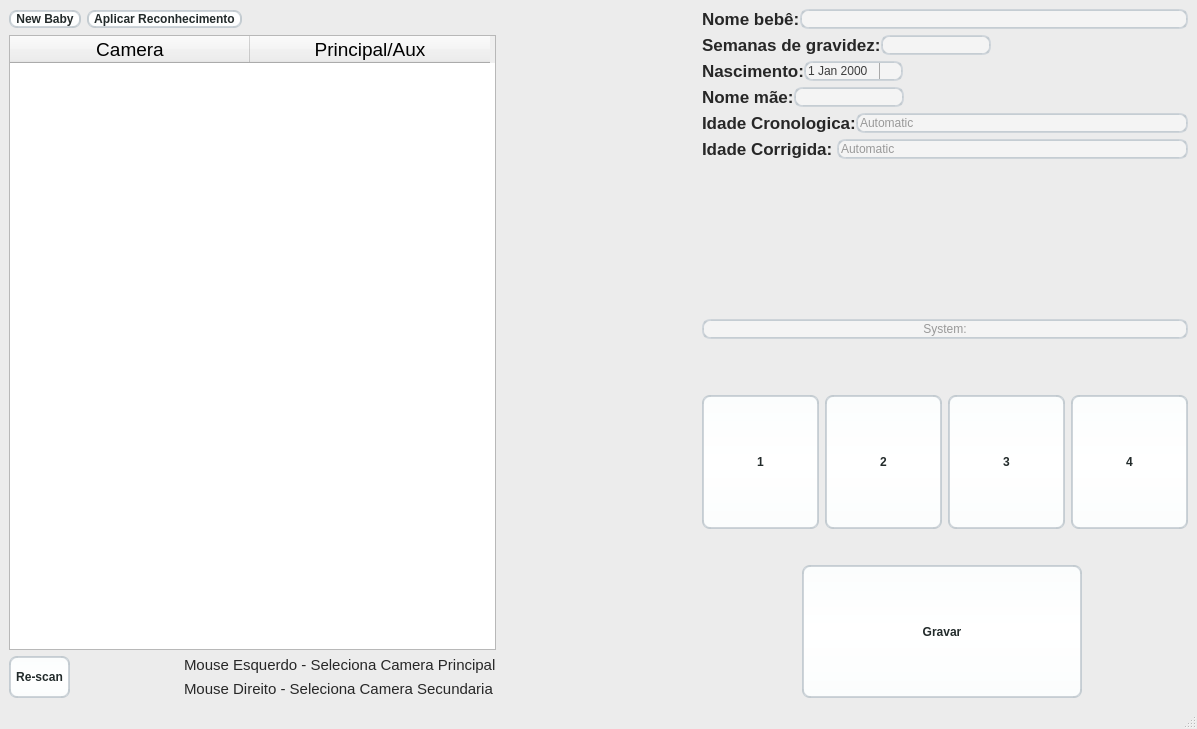
<?xml version="1.0" encoding="UTF-8"?>
<ui version="4.0">
 <class>MainWindow</class>
 <widget class="QMainWindow" name="MainWindow">
  <property name="geometry">
   <rect>
    <x>0</x>
    <y>0</y>
    <width>1197</width>
    <height>729</height>
   </rect>
  </property>
  <property name="windowTitle">
   <string>MainWindow</string>
  </property>
  <property name="styleSheet">
   <string notr="true">QMainWindow {
  background-color:#ececec;
}
QPushButton, QToolButton, QCommandLinkButton{
  padding: 0 5px 0 5px;
  border-style: solid;
  border-top-color: qlineargradient(spread:pad, x1:0, y1:0, x2:0, y2:1, stop:0 #c1c9cf, stop:1 #d2d8dd);
  border-right-color: qlineargradient(spread:pad, x1:1, y1:0, x2:0, y2:0, stop:0 #c1c9cf, stop:1 #d2d8dd);
  border-bottom-color: qlineargradient(spread:pad, x1:0, y1:1, x2:0, y2:0, stop:0 #c1c9cf, stop:1 #d2d8dd);
  border-left-color: qlineargradient(spread:pad, x1:0, y1:0, x2:1, y2:0, stop:0 #c1c9cf, stop:1 #d2d8dd);
  border-width: 2px;
  border-radius: 8px;
  color: #232b2b;
  font-weight: bold;
  background-color: qlineargradient(spread:pad, x1:0.5, y1:0, x2:0.5, y2:1, stop:0 #fbfdfd, stop:0.5 #ffffff, stop:1 #fbfdfd);
}
QPushButton::default, QToolButton::default, QCommandLinkButton::default{
  border: 2px solid transparent;
  color: #FFFFFF;
  background-color: qlineargradient(spread:pad, x1:0.5, y1:0, x2:0.5, y2:1, stop:0 #84afe5, stop:1 #1168e4);
}
QPushButton:hover, QToolButton:hover, QCommandLinkButton:hover{
  color: #3d3d3d;
}
QPushButton:pressed, QToolButton:pressed, QCommandLinkButton:pressed{
  color: #aeaeae;
  background-color: qlineargradient(spread:pad, x1:0.5, y1:0, x2:0.5, y2:1, stop:0 #ffffff, stop:0.5 #fbfdfd, stop:1 #ffffff);
}
QPushButton:disabled, QToolButton:disabled, QCommandLinkButton:disabled{
  color: #616161;
  background-color: qlineargradient(spread:pad, x1:0.5, y1:0, x2:0.5, y2:1, stop:0 #dce7eb, stop:0.5 #e0e8eb, stop:1 #dee7ec);
}
QLineEdit, QTextEdit, QPlainTextEdit, QSpinBox, QDoubleSpinBox, QTimeEdit, QDateEdit, QDateTimeEdit {
  border-width: 2px;
  border-radius: 8px;
  border-style: solid;
  border-top-color: qlineargradient(spread:pad, x1:0.5, y1:1, x2:0.5, y2:0, stop:0 #c1c9cf, stop:1 #d2d8dd);
  border-right-color: qlineargradient(spread:pad, x1:0, y1:0, x2:1, y2:0, stop:0 #c1c9cf, stop:1 #d2d8dd);
  border-bottom-color: qlineargradient(spread:pad, x1:0.5, y1:0, x2:0.5, y2:1, stop:0 #c1c9cf, stop:1 #d2d8dd);
  border-left-color: qlineargradient(spread:pad, x1:1, y1:0, x2:0, y2:0, stop:0 #c1c9cf, stop:1 #d2d8dd);
  background-color: #f4f4f4;
  color: #3d3d3d;
}
QLineEdit:focus, QTextEdit:focus, QPlainTextEdit:focus, QSpinBox:focus, QDoubleSpinBox:focus, QTimeEdit:focus, QDateEdit:focus, QDateTimeEdit:focus {
  border-width: 2px;
  border-radius: 8px;
  border-style: solid;
  border-top-color: qlineargradient(spread:pad, x1:0.5, y1:1, x2:0.5, y2:0, stop:0 #85b7e3, stop:1 #9ec1db);
  border-right-color: qlineargradient(spread:pad, x1:0, y1:0, x2:1, y2:0, stop:0 #85b7e3, stop:1 #9ec1db);
  border-bottom-color: qlineargradient(spread:pad, x1:0.5, y1:0, x2:0.5, y2:1, stop:0 #85b7e3, stop:1 #9ec1db);
  border-left-color: qlineargradient(spread:pad, x1:1, y1:0, x2:0, y2:0, stop:0 #85b7e3, stop:1 #9ec1db);
  background-color: #f4f4f4;
  color: #3d3d3d;
}
QLineEdit:disabled, QTextEdit:disabled, QPlainTextEdit:disabled, QSpinBox:disabled, QDoubleSpinBox:disabled, QTimeEdit:disabled, QDateEdit:disabled, QDateTimeEdit:disabled {
  color: #b9b9b9;
}
QSpinBox::up-button, QDoubleSpinBox::up-button, QTimeEdit::up-button, QDateEdit::up-button, QDateTimeEdit::up-button {
  subcontrol-origin: padding;
  subcontrol-position: top right;
  width: 15px;
  color: #272727;
  border-left-width: 1px;
  border-left-color: darkgray;
  border-left-style: solid;
  border-top-right-radius: 3px;
  padding: 3px;
}
QSpinBox::down-button, QDoubleSpinBox::down-button, QTimeEdit::down-button, QDateEdit::down-button, QDateTimeEdit::down-button {
  subcontrol-origin: padding;
  subcontrol-position: bottom right;
  width: 15px;
  color: #272727;
  border-left-width: 1px;
  border-left-color: darkgray;
  border-left-style: solid;
  border-bottom-right-radius: 3px;
  padding: 3px;
}
QSpinBox::up-button:pressed, QDoubleSpinBox::up-button:pressed, QTimeEdit::up-button:pressed, QDateEdit::up-button:pressed, QDateTimeEdit::up-button:pressed {
  color: #aeaeae;
  background-color: qlineargradient(spread:pad, x1:0.5, y1:0, x2:0.5, y2:1, stop:0 #ffffff, stop:0.5 #fbfdfd, stop:1 #ffffff);
}
QSpinBox::down-button:pressed, QDoubleSpinBox::down-button:pressed, QTimeEdit::down-button:pressed, QDateEdit::down-button:pressed, QDateTimeEdit::down-button:pressed {
  color: #aeaeae;
  background-color: qlineargradient(spread:pad, x1:0.5, y1:0, x2:0.5, y2:1, stop:0 #ffffff, stop:0.5 #fbfdfd, stop:1 #ffffff);
}
QSpinBox::up-button:hover, QDoubleSpinBox::up-button:hover, QTimeEdit::up-button:hover, QDateEdit::up-button:hover, QDateTimeEdit::up-button:hover {
  color: #FFFFFF;
  border-top-right-radius: 5px;
  background-color: qlineargradient(spread:pad, x1:0.5, y1:0, x2:0.5, y2:1, stop:0 #84afe5, stop:1 #1168e4);

}
QSpinBox::down-button:hover, QDoubleSpinBox::down-button:hover, QTimeEdit::down-button:hover, QDateEdit::down-button:hover, QDateTimeEdit::down-button:hover {
  color: #FFFFFF;
  border-bottom-right-radius: 5px;
  background-color: qlineargradient(spread:pad, x1:0.5, y1:0, x2:0.5, y2:1, stop:0 #84afe5, stop:1 #1168e4);
}
QSpinBox::up-arrow, QDoubleSpinBox::up-arrow, QTimeEdit::up-arrow, QDateEdit::up-arrow, QDateTimeEdit::up-arrow {
  /* image: url(../BabyScanner/go-up-symbolic.symbolic.png); */
}
QSpinBox::down-arrow, QDoubleSpinBox::down-arrow, QTimeEdit::down-arrow, QDateEdit::down-arrow, QDateTimeEdit::down-arrow {
  /* image: url(../BabyScanner/go-down-symbolic.symbolic.png); */
}
QProgressBar {
  max-height: 8px;
  text-align: center;
  font: italic bold 11px;
  color: #3d3d3d;
  border: 1px solid transparent;
  border-radius:4px;
  background-color: qlineargradient(spread:pad, x1:0, y1:0, x2:0, y2:1, stop:0 #ddd5d5, stop:0.5 #dad3d3, stop:1 #ddd5d5);
}
QProgressBar::chunk {
  background-color: qlineargradient(spread:pad, x1:0, y1:0, x2:0, y2:1, stop:0 #467dd1, stop:0.5 #3b88fc, stop:1 #467dd1);
  border-radius: 4px;
}
QProgressBar:disabled {
  color: #616161;
}
QProgressBar::chunk:disabled {
  background-color: #aeaeae;
}
QSlider::groove {
  border: 1px solid #bbbbbb;
  background-color: #52595d;
  border-radius: 4px;
}
QSlider::groove:horizontal {
  height: 6px;
}
QSlider::groove:vertical {
  width: 6px;
}
QSlider::handle:horizontal {
  background: #ffffff;
  border-style: solid;
  border-width: 1px;
  border-color: rgb(207,207,207);
  width: 12px;
  margin: -5px 0;
  border-radius: 7px;
}
QSlider::handle:vertical {
  background: #ffffff;
  border-style: solid;
  border-width: 1px;
  border-color: rgb(207,207,207);
  height: 12px;
  margin: 0 -5px;
  border-radius: 7px;
}
QSlider::add-page, QSlider::sub-page {
  border: 1px transparent;
  background-color: #52595d;
  border-radius: 4px;
}
QSlider::add-page:horizontal {
  background: qlineargradient(spread:pad, x1:0, y1:0, x2:0, y2:1, stop:0 #ddd5d5, stop:0.5 #dad3d3, stop:1 #ddd5d5);
}
QSlider::sub-page:horizontal {
  background-color: qlineargradient(spread:pad, x1:0, y1:0, x2:1, y2:0, stop:0 #467dd1, stop:0.5 #3b88fc, stop:1 #467dd1);
}
QSlider::add-page:vertical {
  background-color: qlineargradient(spread:pad, x1:0, y1:0, x2:0, y2:1, stop:0 #467dd1, stop:0.5 #3b88fc, stop:1 #467dd1);
}
QSlider::sub-page:vertical {
  background: qlineargradient(spread:pad, x1:0, y1:0, x2:1, y2:0, stop:0 #ddd5d5, stop:0.5 #dad3d3, stop:1 #ddd5d5);
}
QSlider::add-page:horizontal:disabled, QSlider::sub-page:horizontal:disabled, QSlider::add-page:vertical:disabled, QSlider::sub-page:vertical:disabled {
  background: #b9b9b9;
}
QComboBox, QFontComboBox {
  border-width: 2px;
  border-radius: 8px;
  border-style: solid;
  border-top-color: qlineargradient(spread:pad, x1:0.5, y1:1, x2:0.5, y2:0, stop:0 #c1c9cf, stop:1 #d2d8dd);
  border-right-color: qlineargradient(spread:pad, x1:0, y1:0, x2:1, y2:0, stop:0 #c1c9cf, stop:1 #d2d8dd);
  border-bottom-color: qlineargradient(spread:pad, x1:0.5, y1:0, x2:0.5, y2:1, stop:0 #c1c9cf, stop:1 #d2d8dd);
  border-left-color: qlineargradient(spread:pad, x1:1, y1:0, x2:0, y2:0, stop:0 #c1c9cf, stop:1 #d2d8dd);
  background-color: #f4f4f4;
  color: #272727;
  padding-left: 5px;
}
QComboBox:editable, QComboBox:!editable, QComboBox::drop-down:editable, QComboBox:!editable:on, QComboBox::drop-down:editable:on {
  background: #ffffff;
}
QComboBox::drop-down {
  subcontrol-origin: padding;
  subcontrol-position: top right;
  width: 15px;
  color: #272727;
  border-left-width: 1px;
  border-left-color: darkgray;
  border-left-style: solid;
  border-top-right-radius: 3px;
  border-bottom-right-radius: 3px;
}
QComboBox::down-arrow {
 /image: url(../BabyScanner/go-down-symbolic.symbolic.png);/ /Adawaita icon thene/
}

QComboBox::down-arrow:on {
  top: 1px;
  left: 1px;
}
QComboBox QAbstractItemView {
  border: 1px solid darkgray;
  border-radius: 8px;
  selection-background-color: #dadada;
  selection-color: #272727;
  color: #272727;
  background: white;
}
QLabel, QCheckBox, QRadioButton {
  color: #272727;
}
QCheckBox {
  padding: 2px;
}
QCheckBox:disabled, QRadioButton:disabled {
  color: #808086;
  padding: 2px;
}

QCheckBox:hover {
  border-radius:4px;
  border-style:solid;
  padding-left: 1px;
  padding-right: 1px;
  padding-bottom: 1px;
  padding-top: 1px;
  border-width:1px;
  border-color: transparent;
}
QCheckBox::indicator:checked {
  /* image: url(../BabyScanner/object-select-symbolic.symbolic.png); */
  height: 15px;
  width: 15px;
  border-style:solid;
  border-width: 1px;
  border-color: #48a5fd;
  color: #ffffff;
  border-radius: 3px;
  background-color: qlineargradient(spread:pad, x1:0, y1:0, x2:0, y2:1, stop:0 #48a5fd, stop:0.5 #329cfb, stop:1 #48a5fd);
}
QCheckBox::indicator:unchecked {

  height: 15px;
  width: 15px;
  border-style:solid;
  border-width: 1px;
  border-color: #48a5fd;
  border-radius: 3px;
  background-color: #fbfdfa;
}
QLCDNumber {
  color: #616161;;
}
QMenuBar {
  background-color: #ececec;
}
QMenuBar::item {
  color: #616161;
  spacing: 3px;
  padding: 1px 4px;
  background-color: #ececec;
}

QMenuBar::item:selected {
  background-color: #dadada;
  color: #3d3d3d;
}
QMenu {
  background-color: #ececec;
}
QMenu::item:selected {
  background-color: #dadada;
  color: #3d3d3d;
}
QMenu::item {
  color: #616161;;
  background-color: #e0e0e0;
}
QTabWidget {
  color:rgb(0,0,0);
  background-color:#000000;
}
QTabWidget::pane {
  border-color: #050a0e;
  background-color: #e0e0e0;
  border-width: 1px;
  border-radius: 4px;
  position: absolute;
  top: -0.5em;
  padding-top: 0.5em;
}

QTabWidget::tab-bar {
  alignment: center;
}

QTabBar::tab {
  border-bottom: 1px solid #c0c0c0;
  padding: 3px;
  color: #272727;
  background-color: #fefefc;
  margin-left:0px;
}
QTabBar::tab:!last {
  border-right: 1px solid;
  border-right-color: #c0c0c0;
  border-bottom-color: #c0c0c0;
}
QTabBar::tab:first {
  border-top-left-radius: 4px;
  border-bottom-left-radius: 4px;
}
QTabBar::tab:last {
  border-top-right-radius: 4px;
  border-bottom-right-radius: 4px;
}
QTabBar::tab:selected, QTabBar::tab:last:selected, QTabBar::tab:hover {
  color: #FFFFFF;
  background-color: qlineargradient(spread:pad, x1:0.5, y1:0, x2:0.5, y2:1, stop:0 #84afe5, stop:1 #1168e4);
}
QRadioButton::indicator {
  height: 14px;
  width: 14px;
  border-style:solid;
  border-radius:7px;
  border-width: 1px;
}
QRadioButton::indicator:checked {
  border-color: #48a5fd;
  background-color: qradialgradient(cx:0.5, cy:0.5, radius:0.4,fx:0.5, fy:0.5, stop:0 #ffffff, stop:0.5 #ffffff, stop:0.6 #48a5fd, stop:1 #48a5fd);
}
QRadioButton::indicator:!checked {
  border-color: #a9b7c6;
  background-color: #fbfdfa;
}
QStatusBar {
  color:#027f7f;
}

QDial {
  background: #16a085;
}

QToolBox {
  color: #a9b7c6;
  background-color: #222b2e;
}
QToolBox::tab {
  color: #a9b7c6;
  background-color:#222b2e;
}
QToolBox::tab:selected {
  color: #FFFFFF;
  background-color:#222b2e;
}
QScrollArea {
  color: #FFFFFF;
  background-color:#222b2e;
}

QScrollBar:horizontal {
      max-height: 10px;
      border: 1px transparent grey;
      margin: 0px 20px 0px 20px;
      background: transparent;
}
QScrollBar:vertical {
      max-width: 10px;
      border: 1px transparent grey;
      margin: 20px 0px 20px 0px;
      background: transparent;
}
QScrollBar::handle:vertical, QScrollBar::handle:horizontal {
      background: #52595d;
      border-style: transparent;
      border-radius: 4px;
      min-height: 25px;
}
QScrollBar::handle:horizontal:hover, QScrollBar::handle:vertical:hover {
      background: qlineargradient(spread:pad, x1:0, y1:0, x2:1, y2:0, stop:0 #467dd1, stop:0.5 #3b88fc, stop:1 #467dd1);
}
QScrollBar::add-line, QScrollBar::sub-line {
  border: 2px transparent grey;
  border-radius: 4px;
  subcontrol-origin: margin;
  background: #b9b9b9;
}
QScrollBar::add-line:horizontal {
  width: 20px;
  subcontrol-position: right;
}
QScrollBar::add-line:vertical {
  height: 20px;
  subcontrol-position: bottom;
}
QScrollBar::sub-line:horizontal {
  width: 20px;
  subcontrol-position: left;
}
QScrollBar::sub-line:vertical {
  height: 20px;
  subcontrol-position: top;
}
QScrollBar::add-line:vertical:pressed, QScrollBar::add-line:horizontal:pressed, QScrollBar::sub-line:horizontal:pressed, QScrollBar::sub-line:vertical:pressed {
  background: qlineargradient(spread:pad, x1:0, y1:0, x2:1, y2:0, stop:0 #467dd1, stop:0.5 #3b88fc, stop:1 #467dd1);
}
QScrollBar::add-page:horizontal, QScrollBar::sub-page:horizontal, QScrollBar::add-page:vertical, QScrollBar::sub-page:vertical {
  background: none;
}
/* QScrollBar::up-arrow:vertical {
  image: url(../BabyScanner/go-up-symbolic.symbolic.png);
}
QScrollBar::down-arrow:vertical {
  image: url(../BabyScanner/go-down-symbolic.symbolic.png);
}
QScrollBar::left-arrow:horizontal {
  image: url(../BabyScanner/go-previous-symbolic.symbolic.png);
}
QScrollBar::right-arrow:horizontal {
  image: url(../BabyScanner/go-next-symbolic.symbolic.png);
} */</string>
  </property>
  <widget class="QWidget" name="centralwidget">
   <property name="enabled">
    <bool>true</bool>
   </property>
   <layout class="QHBoxLayout" name="horizontalLayout">
    <item>
     <layout class="QVBoxLayout" name="verticalLayout">
      <item>
       <layout class="QHBoxLayout" name="OnTop_functions">
        <item>
         <widget class="QPushButton" name="Reset_all">
          <property name="text">
           <string>New Baby</string>
          </property>
         </widget>
        </item>
        <item>
         <widget class="QPushButton" name="ConfigEyeTracker">
          <property name="minimumSize">
           <size>
            <width>125</width>
            <height>0</height>
           </size>
          </property>
          <property name="text">
           <string>Aplicar Reconhecimento</string>
          </property>
         </widget>
        </item>
        <item>
         <spacer name="horizontalSpacer_4">
          <property name="orientation">
           <enum>Qt::Horizontal</enum>
          </property>
          <property name="sizeHint" stdset="0">
           <size>
            <width>40</width>
            <height>20</height>
           </size>
          </property>
         </spacer>
        </item>
       </layout>
      </item>
      <item>
       <widget class="QTableWidget" name="TableWidget_Cams">
        <property name="enabled">
         <bool>true</bool>
        </property>
        <property name="baseSize">
         <size>
          <width>0</width>
          <height>0</height>
         </size>
        </property>
        <property name="font">
         <font>
          <italic>false</italic>
          <bold>true</bold>
          <underline>false</underline>
          <strikeout>false</strikeout>
          <stylestrategy>PreferDefault</stylestrategy>
         </font>
        </property>
        <property name="layoutDirection">
         <enum>Qt::LeftToRight</enum>
        </property>
        <property name="autoFillBackground">
         <bool>false</bool>
        </property>
        <property name="styleSheet">
         <string notr="true"/>
        </property>
        <property name="autoScrollMargin">
         <number>16</number>
        </property>
        <property name="editTriggers">
         <set>QAbstractItemView::NoEditTriggers</set>
        </property>
        <property name="showGrid">
         <bool>true</bool>
        </property>
        <property name="sortingEnabled">
         <bool>false</bool>
        </property>
        <property name="rowCount">
         <number>0</number>
        </property>
        <attribute name="horizontalHeaderVisible">
         <bool>true</bool>
        </attribute>
        <attribute name="horizontalHeaderCascadingSectionResizes">
         <bool>false</bool>
        </attribute>
        <attribute name="horizontalHeaderDefaultSectionSize">
         <number>240</number>
        </attribute>
        <attribute name="horizontalHeaderHighlightSections">
         <bool>true</bool>
        </attribute>
        <attribute name="verticalHeaderMinimumSectionSize">
         <number>20</number>
        </attribute>
        <attribute name="verticalHeaderDefaultSectionSize">
         <number>30</number>
        </attribute>
        <attribute name="verticalHeaderHighlightSections">
         <bool>true</bool>
        </attribute>
        <attribute name="verticalHeaderShowSortIndicator" stdset="0">
         <bool>false</bool>
        </attribute>
        <attribute name="verticalHeaderStretchLastSection">
         <bool>false</bool>
        </attribute>
        <column>
         <property name="text">
          <string>Camera</string>
         </property>
         <property name="font">
          <font>
           <pointsize>14</pointsize>
          </font>
         </property>
        </column>
        <column>
         <property name="text">
          <string>Principal/Aux</string>
         </property>
         <property name="font">
          <font>
           <pointsize>14</pointsize>
          </font>
         </property>
        </column>
       </widget>
      </item>
      <item>
       <layout class="QGridLayout" name="gridLayout">
        <item row="1" column="1">
         <widget class="QLabel" name="label_2">
          <property name="font">
           <font>
            <pointsize>11</pointsize>
           </font>
          </property>
          <property name="text">
           <string>Mouse Direito - Seleciona Camera Secundaria</string>
          </property>
         </widget>
        </item>
        <item row="0" column="1">
         <widget class="QLabel" name="label">
          <property name="font">
           <font>
            <pointsize>11</pointsize>
           </font>
          </property>
          <property name="text">
           <string>Mouse Esquerdo - Seleciona Camera Principal</string>
          </property>
         </widget>
        </item>
        <item row="0" column="0" rowspan="2" alignment="Qt::AlignLeft">
         <widget class="QPushButton" name="button_rescan">
          <property name="sizePolicy">
           <sizepolicy hsizetype="Expanding" vsizetype="Expanding">
            <horstretch>0</horstretch>
            <verstretch>0</verstretch>
           </sizepolicy>
          </property>
          <property name="styleSheet">
           <string notr="true"/>
          </property>
          <property name="text">
           <string>Re-scan</string>
          </property>
         </widget>
        </item>
       </layout>
      </item>
     </layout>
    </item>
    <item>
     <spacer name="horizontalSpacer_3">
      <property name="orientation">
       <enum>Qt::Horizontal</enum>
      </property>
      <property name="sizeType">
       <enum>QSizePolicy::Fixed</enum>
      </property>
      <property name="sizeHint" stdset="0">
       <size>
        <width>200</width>
        <height>20</height>
       </size>
      </property>
     </spacer>
    </item>
    <item>
     <layout class="QVBoxLayout" name="verticalLayout_3">
      <item>
       <layout class="QFormLayout" name="formLayout">
        <property name="sizeConstraint">
         <enum>QLayout::SetDefaultConstraint</enum>
        </property>
        <property name="fieldGrowthPolicy">
         <enum>QFormLayout::FieldsStayAtSizeHint</enum>
        </property>
        <property name="rowWrapPolicy">
         <enum>QFormLayout::WrapAllRows</enum>
        </property>
        <property name="labelAlignment">
         <set>Qt::AlignCenter</set>
        </property>
        <property name="formAlignment">
         <set>Qt::AlignHCenter|Qt::AlignTop</set>
        </property>
        <property name="horizontalSpacing">
         <number>0</number>
        </property>
        <item row="0" column="0" colspan="2">
         <layout class="QHBoxLayout" name="a_Babyname">
          <item>
           <widget class="QLabel" name="label_3">
            <property name="font">
             <font>
              <pointsize>13</pointsize>
              <bold>true</bold>
             </font>
            </property>
            <property name="text">
             <string>Nome bebê:</string>
            </property>
           </widget>
          </item>
          <item>
           <widget class="QLineEdit" name="babyName">
            <property name="clearButtonEnabled">
             <bool>false</bool>
            </property>
           </widget>
          </item>
         </layout>
        </item>
        <item row="2" column="0">
         <layout class="QHBoxLayout" name="e_Gestacional">
          <item>
           <widget class="QLabel" name="label_8">
            <property name="font">
             <font>
              <pointsize>13</pointsize>
              <bold>true</bold>
             </font>
            </property>
            <property name="text">
             <string>Semanas de gravidez:</string>
            </property>
           </widget>
          </item>
          <item>
           <widget class="QLineEdit" name="gravidez"/>
          </item>
         </layout>
        </item>
        <item row="3" column="0">
         <layout class="QHBoxLayout" name="d_birth">
          <item>
           <widget class="QLabel" name="label_6">
            <property name="font">
             <font>
              <pointsize>13</pointsize>
              <bold>true</bold>
             </font>
            </property>
            <property name="text">
             <string>Nascimento:</string>
            </property>
           </widget>
          </item>
          <item>
           <widget class="QDateEdit" name="dateEdit">
            <property name="enabled">
             <bool>true</bool>
            </property>
            <property name="sizePolicy">
             <sizepolicy hsizetype="Expanding" vsizetype="Fixed">
              <horstretch>0</horstretch>
              <verstretch>0</verstretch>
             </sizepolicy>
            </property>
            <property name="minimumSize">
             <size>
              <width>0</width>
              <height>0</height>
             </size>
            </property>
           </widget>
          </item>
         </layout>
        </item>
        <item row="5" column="0">
         <layout class="QHBoxLayout" name="c_momName">
          <item>
           <widget class="QLabel" name="label_5">
            <property name="font">
             <font>
              <pointsize>13</pointsize>
              <bold>true</bold>
             </font>
            </property>
            <property name="text">
             <string>Nome mãe:</string>
            </property>
           </widget>
          </item>
          <item>
           <widget class="QLineEdit" name="momName">
            <property name="sizePolicy">
             <sizepolicy hsizetype="Expanding" vsizetype="Expanding">
              <horstretch>0</horstretch>
              <verstretch>0</verstretch>
             </sizepolicy>
            </property>
           </widget>
          </item>
         </layout>
        </item>
        <item row="6" column="0" colspan="2">
         <layout class="QHBoxLayout" name="b_CronAge">
          <item>
           <widget class="QLabel" name="label_4">
            <property name="font">
             <font>
              <pointsize>13</pointsize>
              <bold>true</bold>
             </font>
            </property>
            <property name="text">
             <string>Idade Cronologica:</string>
            </property>
           </widget>
          </item>
          <item>
           <widget class="QLineEdit" name="cronologicAge">
            <property name="cursor">
             <cursorShape>ArrowCursor</cursorShape>
            </property>
            <property name="alignment">
             <set>Qt::AlignLeading|Qt::AlignLeft|Qt::AlignVCenter</set>
            </property>
            <property name="readOnly">
             <bool>true</bool>
            </property>
            <property name="placeholderText">
             <string>Automatic</string>
            </property>
           </widget>
          </item>
         </layout>
        </item>
        <item row="7" column="0" colspan="2">
         <layout class="QHBoxLayout" name="e_CorrectAge">
          <item>
           <widget class="QLabel" name="label_7">
            <property name="font">
             <font>
              <pointsize>13</pointsize>
              <bold>true</bold>
             </font>
            </property>
            <property name="text">
             <string>Idade Corrigida: </string>
            </property>
           </widget>
          </item>
          <item>
           <widget class="QLineEdit" name="correctAge">
            <property name="sizePolicy">
             <sizepolicy hsizetype="Expanding" vsizetype="Expanding">
              <horstretch>0</horstretch>
              <verstretch>0</verstretch>
             </sizepolicy>
            </property>
            <property name="minimumSize">
             <size>
              <width>0</width>
              <height>0</height>
             </size>
            </property>
            <property name="cursor">
             <cursorShape>ArrowCursor</cursorShape>
            </property>
            <property name="readOnly">
             <bool>true</bool>
            </property>
            <property name="placeholderText">
             <string>Automatic</string>
            </property>
           </widget>
          </item>
         </layout>
        </item>
       </layout>
      </item>
      <item>
       <widget class="QLineEdit" name="command">
        <property name="sizePolicy">
         <sizepolicy hsizetype="Preferred" vsizetype="Preferred">
          <horstretch>0</horstretch>
          <verstretch>0</verstretch>
         </sizepolicy>
        </property>
        <property name="minimumSize">
         <size>
          <width>0</width>
          <height>0</height>
         </size>
        </property>
        <property name="cursor">
         <cursorShape>ArrowCursor</cursorShape>
        </property>
        <property name="layoutDirection">
         <enum>Qt::LeftToRight</enum>
        </property>
        <property name="text">
         <string/>
        </property>
        <property name="alignment">
         <set>Qt::AlignCenter</set>
        </property>
        <property name="readOnly">
         <bool>true</bool>
        </property>
        <property name="placeholderText">
         <string>System:</string>
        </property>
       </widget>
      </item>
      <item>
       <spacer name="verticalSpacer_2">
        <property name="orientation">
         <enum>Qt::Vertical</enum>
        </property>
        <property name="sizeType">
         <enum>QSizePolicy::Fixed</enum>
        </property>
        <property name="sizeHint" stdset="0">
         <size>
          <width>20</width>
          <height>50</height>
         </size>
        </property>
       </spacer>
      </item>
      <item>
       <layout class="QVBoxLayout" name="verticalLayout_2">
        <item>
         <layout class="QGridLayout" name="buttons">
          <item row="2" column="0">
           <layout class="QHBoxLayout" name="layoutGravar">
            <item>
             <spacer name="horizontalSpacer">
              <property name="orientation">
               <enum>Qt::Horizontal</enum>
              </property>
              <property name="sizeType">
               <enum>QSizePolicy::Fixed</enum>
              </property>
              <property name="sizeHint" stdset="0">
               <size>
                <width>100</width>
                <height>20</height>
               </size>
              </property>
             </spacer>
            </item>
            <item>
             <widget class="QPushButton" name="record_stop">
              <property name="sizePolicy">
               <sizepolicy hsizetype="Expanding" vsizetype="Expanding">
                <horstretch>0</horstretch>
                <verstretch>0</verstretch>
               </sizepolicy>
              </property>
              <property name="text">
               <string>Gravar</string>
              </property>
             </widget>
            </item>
            <item>
             <spacer name="horizontalSpacer_2">
              <property name="orientation">
               <enum>Qt::Horizontal</enum>
              </property>
              <property name="sizeType">
               <enum>QSizePolicy::Fixed</enum>
              </property>
              <property name="sizeHint" stdset="0">
               <size>
                <width>0</width>
                <height>20</height>
               </size>
              </property>
             </spacer>
            </item>
            <item>
             <widget class="QLabel" name="loading">
              <property name="enabled">
               <bool>true</bool>
              </property>
              <property name="sizePolicy">
               <sizepolicy hsizetype="Minimum" vsizetype="Minimum">
                <horstretch>0</horstretch>
                <verstretch>0</verstretch>
               </sizepolicy>
              </property>
              <property name="minimumSize">
               <size>
                <width>100</width>
                <height>20</height>
               </size>
              </property>
              <property name="text">
               <string/>
              </property>
             </widget>
            </item>
           </layout>
          </item>
          <item row="0" column="0">
           <layout class="QHBoxLayout" name="test_horizontal">
            <item>
             <widget class="QPushButton" name="test_1">
              <property name="sizePolicy">
               <sizepolicy hsizetype="Expanding" vsizetype="Expanding">
                <horstretch>0</horstretch>
                <verstretch>0</verstretch>
               </sizepolicy>
              </property>
              <property name="font">
               <font>
                <bold>true</bold>
               </font>
              </property>
              <property name="text">
               <string>1</string>
              </property>
             </widget>
            </item>
            <item>
             <widget class="QPushButton" name="test_2">
              <property name="sizePolicy">
               <sizepolicy hsizetype="Expanding" vsizetype="Expanding">
                <horstretch>0</horstretch>
                <verstretch>0</verstretch>
               </sizepolicy>
              </property>
              <property name="font">
               <font>
                <bold>true</bold>
               </font>
              </property>
              <property name="text">
               <string>2</string>
              </property>
             </widget>
            </item>
            <item>
             <widget class="QPushButton" name="test_3">
              <property name="sizePolicy">
               <sizepolicy hsizetype="Expanding" vsizetype="Expanding">
                <horstretch>0</horstretch>
                <verstretch>0</verstretch>
               </sizepolicy>
              </property>
              <property name="font">
               <font>
                <bold>true</bold>
               </font>
              </property>
              <property name="text">
               <string>3</string>
              </property>
             </widget>
            </item>
            <item>
             <widget class="QPushButton" name="test_4">
              <property name="sizePolicy">
               <sizepolicy hsizetype="Expanding" vsizetype="Expanding">
                <horstretch>0</horstretch>
                <verstretch>0</verstretch>
               </sizepolicy>
              </property>
              <property name="font">
               <font>
                <bold>true</bold>
               </font>
              </property>
              <property name="text">
               <string>4</string>
              </property>
             </widget>
            </item>
           </layout>
          </item>
          <item row="1" column="0">
           <spacer name="verticalSpacer">
            <property name="orientation">
             <enum>Qt::Vertical</enum>
            </property>
            <property name="sizeType">
             <enum>QSizePolicy::Fixed</enum>
            </property>
            <property name="sizeHint" stdset="0">
             <size>
              <width>40</width>
              <height>30</height>
             </size>
            </property>
           </spacer>
          </item>
         </layout>
        </item>
       </layout>
      </item>
     </layout>
    </item>
   </layout>
  </widget>
  <widget class="QMenuBar" name="menubar">
   <property name="geometry">
    <rect>
     <x>0</x>
     <y>0</y>
     <width>1197</width>
     <height>21</height>
    </rect>
   </property>
  </widget>
  <widget class="QStatusBar" name="statusbar"/>
 </widget>
 <tabstops>
  <tabstop>babyName</tabstop>
  <tabstop>gravidez</tabstop>
  <tabstop>dateEdit</tabstop>
  <tabstop>momName</tabstop>
  <tabstop>test_1</tabstop>
  <tabstop>test_2</tabstop>
  <tabstop>test_3</tabstop>
  <tabstop>test_4</tabstop>
  <tabstop>record_stop</tabstop>
  <tabstop>Reset_all</tabstop>
  <tabstop>TableWidget_Cams</tabstop>
  <tabstop>button_rescan</tabstop>
  <tabstop>cronologicAge</tabstop>
  <tabstop>correctAge</tabstop>
 </tabstops>
 <resources/>
 <connections>
  <connection>
   <sender>record_stop</sender>
   <signal>clicked()</signal>
   <receiver>loading</receiver>
   <slot>show()</slot>
   <hints>
    <hint type="sourcelabel">
     <x>934</x>
     <y>448</y>
    </hint>
    <hint type="destinationlabel">
     <x>1046</x>
     <y>448</y>
    </hint>
   </hints>
  </connection>
 </connections>
</ui>
